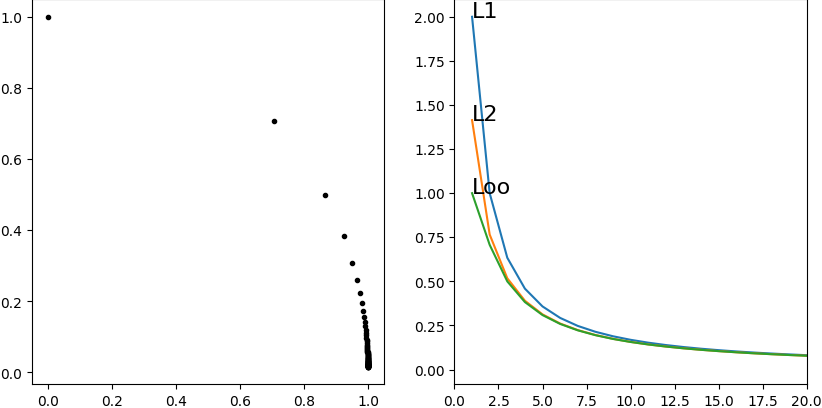

This chart was generated by the following Python code:
from numpy import array, sin, cos, pi, inf
from numpy.linalg import norm
import matplotlib.pyplot as plt


def A(t):
    return array([[cos(t), -sin(t)], [sin(t), cos(t)]])


x = array([1, 0])
P, L1, L2, Loo = [], [], [], []
M = range(1, 100)
for m in M:
    xm = A(pi / 2 / m).dot(x)
    P.append(xm)
    L1.append(norm(x - xm, ord=1))
    L2.append(norm(x - xm))
    Loo.append(norm(x - xm, ord=inf))

plt.figure(figsize=(10, 5))
plt.subplot(121)
for p in P:
    plt.plot(p[0], p[1], marker='.', color='black')
plt.subplot(122)
plt.xlim(0, 20)
plt.plot(M, L1), plt.text(1, L1[0], 'L1', fontsize=16)
plt.plot(M, L2), plt.text(1, L2[0], 'L2', fontsize=16)
plt.plot(M, Loo), plt.text(1, Loo[0], 'Loo', fontsize=16)
plt.show()
#plt.savefig('limit.png', bbox_inches='tight', pad_inches=0)
